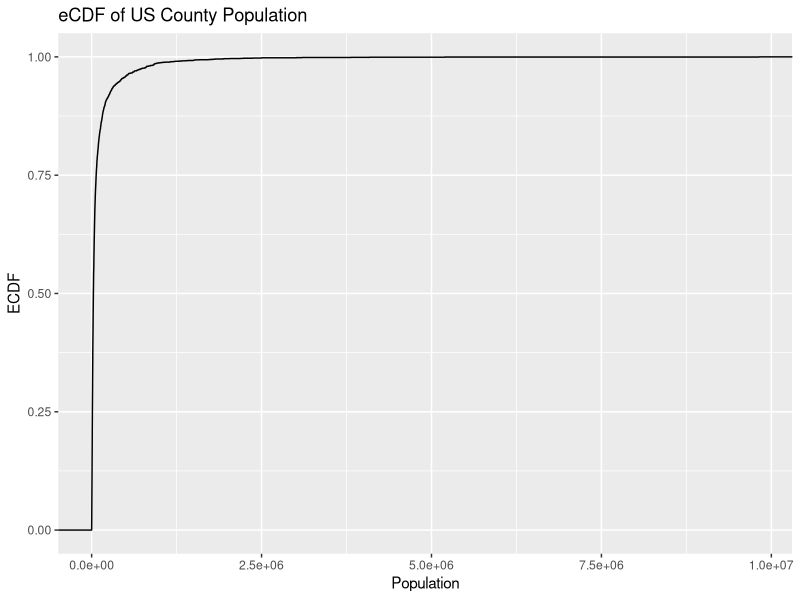
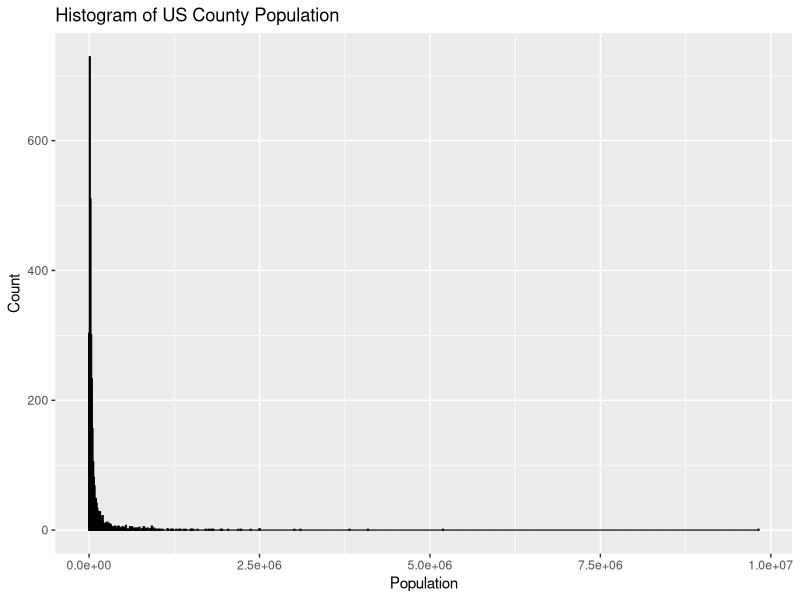

Reproduce these figures in R, in order.
library(ggplot2)

df <- read.csv('county_population.csv')
ggplot(df, aes(x=POP_2010)) + 
  stat_ecdf() + 
  labs(title='eCDF of US County Population', x='Population', y='ECDF') 

ggplot(df, aes(x=POP_2010)) + 
  geom_histogram(binwidth=10000, fill='steelblue', color='black') + 
  labs(title='Histogram of US County Population', x='Population', y='Count')
